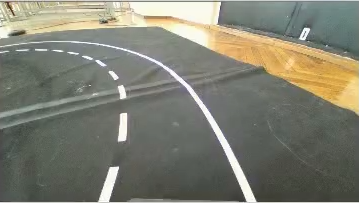
#> input picture EyeCar/images/layout-1.png, 359 x 203 px
$ python -i thresholding.py   (imports and definitions only)
#> lines starting #> are read from the running program, lines starting #| are printed output that depends on the picture; after the words box and inside, x2 and y2 are one past the last pixel; in counts of white or black regions, pixels touching at a corner belong together
#> further down, picture is the input picture: shape (203, 359, 3); mean B, G, R 112.8, 126.6, 126.6
import cfg
import cv2


class Thresholder:
    def __init__(self):
        ...

    def __call__(self, frame: cv2.Mat) -> cv2.Mat:
        """Returns a binary image where lines are white and background is black"""
        hsv = cv2.cvtColor(frame, cv2.COLOR_BGR2HSV)
#> hsv: shape (203, 359, 3); mean H, S, V 47.8, 31.2, 130.9
        layout = cv2.inRange(hsv, (0, 0, 230), (180, 150, 255))
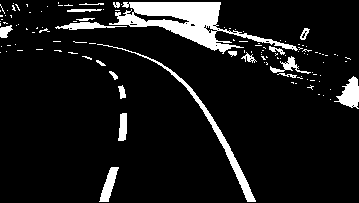
#> layout: shape (203, 359); 9.3% white; 120 white regions (99 under 20 px), largest, box (x1, y1, x2, y2) and area: (109, 2, 298, 54) 3250, (97, 44, 256, 202) 1015, (334, 76, 359, 109) 443

        # layout = cv2.erode(layout, None, iterations=1)
        # layout = cv2.dilate(layout, None, iterations=2)
        layout = cv2.GaussianBlur(layout, (5, 5), 0)
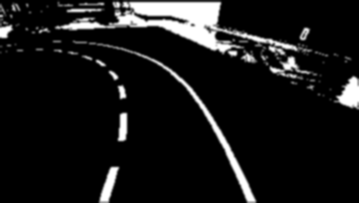
#> layout: shape (203, 359); min 0, max 255, mean 23.8

        if cfg.DEBUG:
            cv2.imshow('layout', layout)


        return layout

>>> import cv2
>>> picture = cv2.imread('../../../../EyeCar/images/layout-1.png')
>>> result = Thresholder()(picture)

$ run again, on EyeCar/images/stopline.png
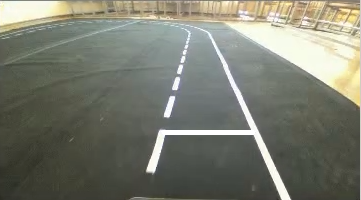
#> input picture EyeCar/images/stopline.png, 361 x 200 px
#> picture is the input picture: shape (200, 361, 3); mean B, G, R 111.1, 123.4, 121.5
#> hsv: shape (200, 361, 3); mean H, S, V 45.7, 32.1, 125.4
#> in __call__, `layout = cv2.inRange(hsv, (0, 0, 230), (180, 150, 255))`:
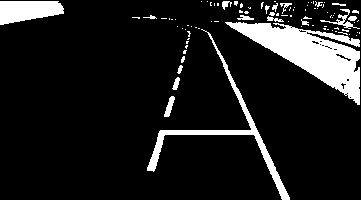
#> layout: shape (200, 361); 11.6% white; 90 white regions (71 under 20 px), largest, box (x1, y1, x2, y2) and area: (225, 22, 360, 105) 4433, (147, 29, 290, 200) 1681, (0, 1, 64, 25) 1153
#> in __call__, `layout = cv2.GaussianBlur(layout, (5, 5), 0)`:
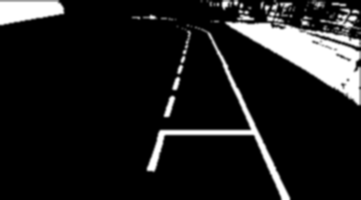
#> layout: shape (200, 361); min 0, max 255, mean 29.7
